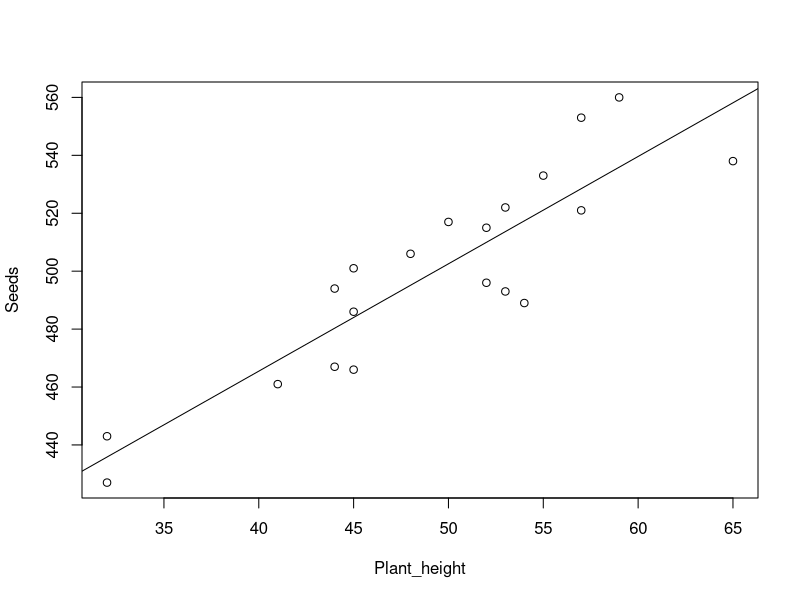
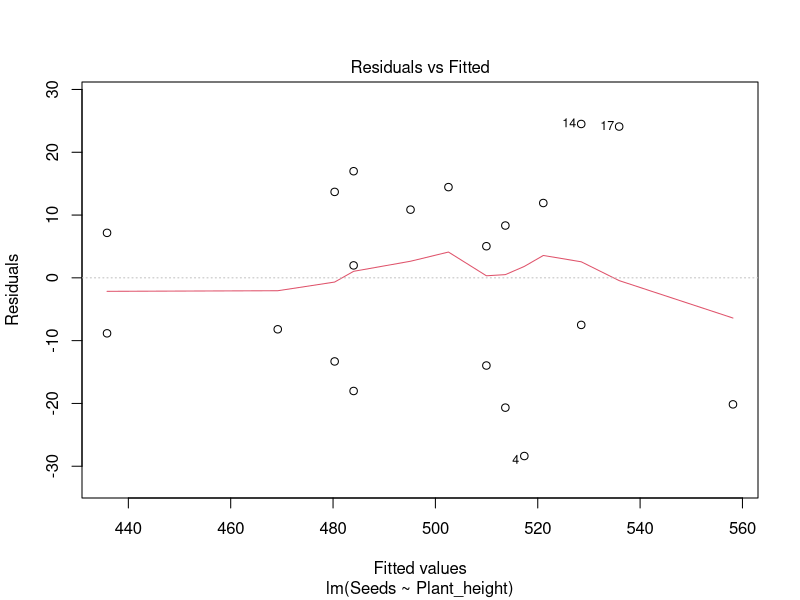
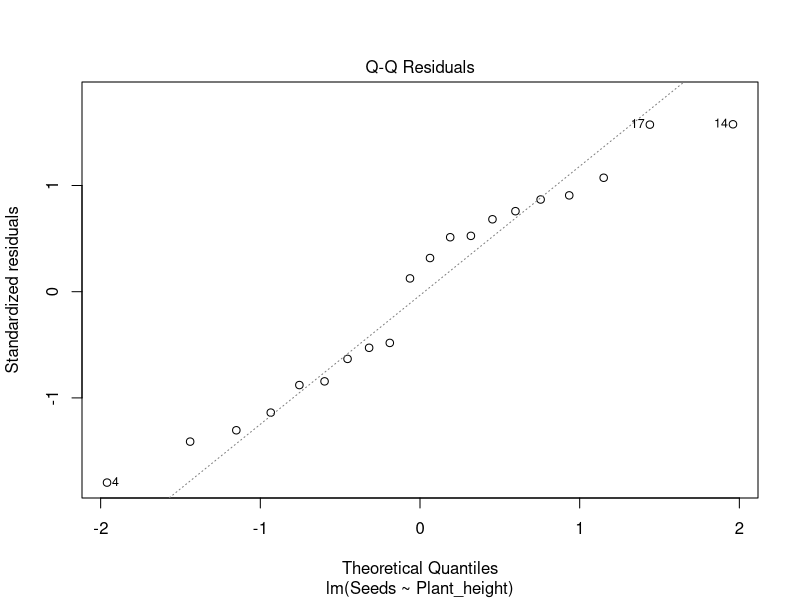
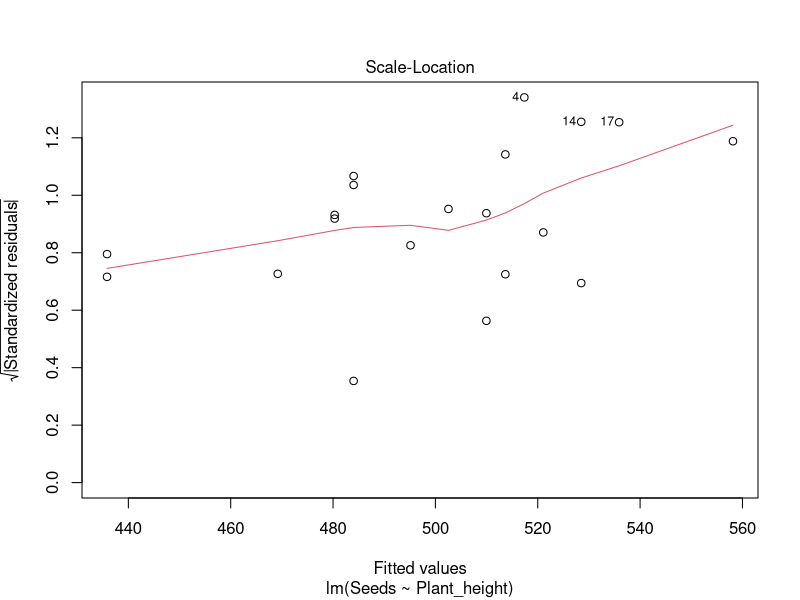
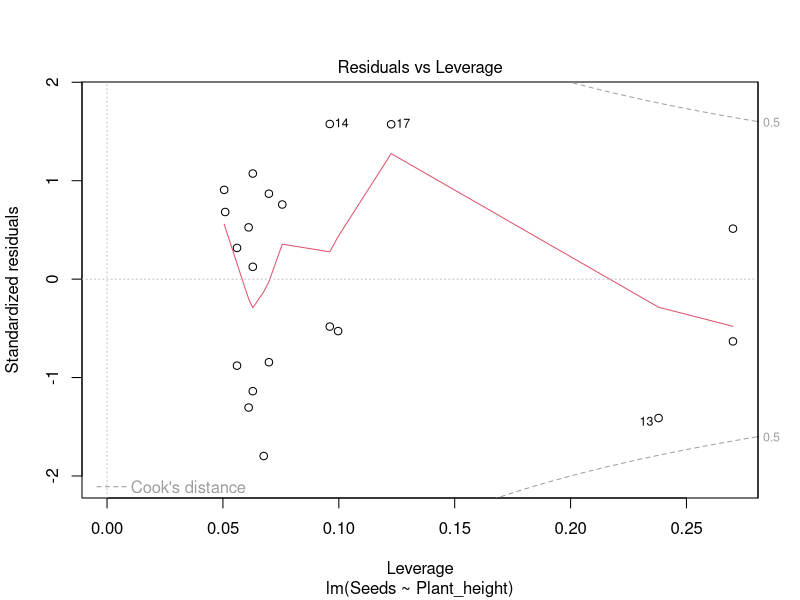
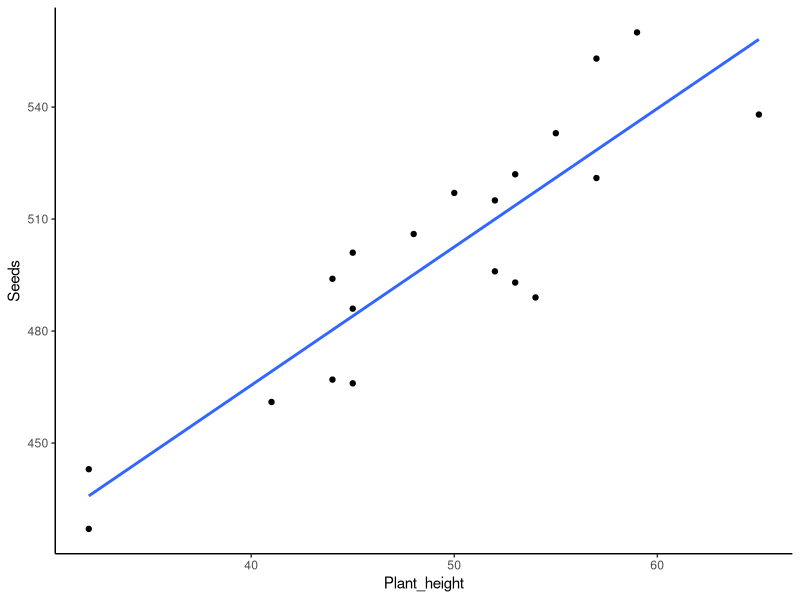
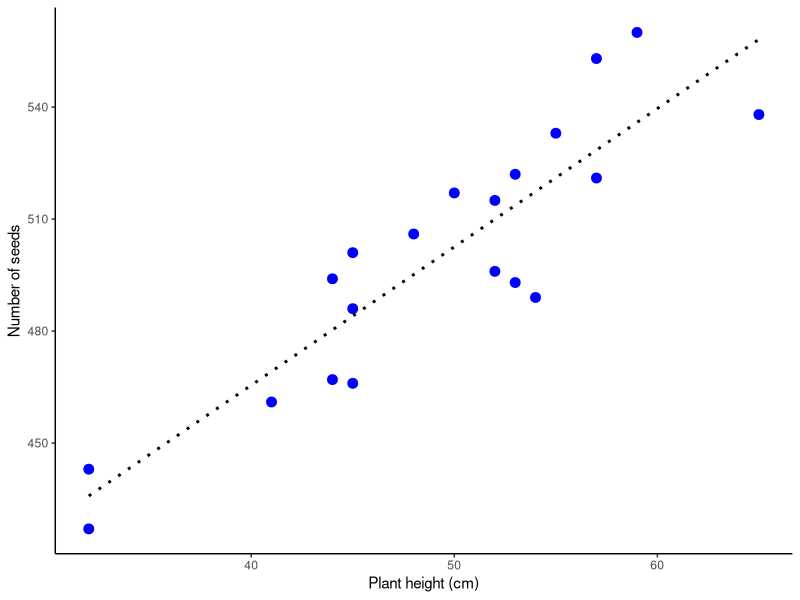

These figures' R source, in order:
## ---- chunk 1
plant_reproduction_data <- read.table("data/plant_reproduction.txt",
                           header=T,
                           sep="\t",
                           dec=",") 
## ---- chunk 2
str(plant_reproduction_data)
## ---- chunk 3
head(plant_reproduction_data)
## ---- chunk 4
plot(Seeds ~ Plant_height, data = plant_reproduction_data)
abline(lm(Seeds ~ Plant_height, data = plant_reproduction_data))
## ---- chunk 5
m.plant_reproduction<-lm(Seeds~Plant_height,
                    data=plant_reproduction_data)
## ---- chunk 6
anova(m.plant_reproduction)
## ---- chunk 7
summary(m.plant_reproduction)
## ---- chunk 8
plot(m.plant_reproduction)
## ---- chunk 9
library(ggplot2)

plot.plant_reproduction.simple <- ggplot(plant_reproduction_data, aes(x = Plant_height, y = Seeds)) +
  geom_point() +
  geom_smooth(method = "lm", se = FALSE) +
  theme_classic()

plot.plant_reproduction.simple
## ---- chunk 10
library(ggplot2)

plot.plant_reproduction <- ggplot(plant_reproduction_data, aes(x = Plant_height, y = Seeds)) +
  geom_point(cex = 3, colour = "blue") +
  geom_smooth(method = "lm", se = FALSE, lty = 3, color = "black") +
  xlab("Plant height (cm)")+
  ylab("Number of seeds")+
  theme_classic()

plot.plant_reproduction
